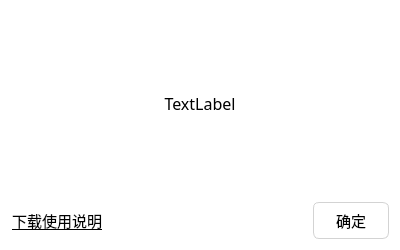
<?xml version="1.0" encoding="UTF-8"?>
<ui version="4.0">
 <class>DialogWithOneButn</class>
 <widget class="QDialog" name="DialogWithOneButn">
  <property name="geometry">
   <rect>
    <x>0</x>
    <y>0</y>
    <width>400</width>
    <height>250</height>
   </rect>
  </property>
  <property name="minimumSize">
   <size>
    <width>400</width>
    <height>250</height>
   </size>
  </property>
  <property name="font">
   <font>
    <family>微软雅黑</family>
   </font>
  </property>
  <property name="windowTitle">
   <string>注意</string>
  </property>
  <property name="styleSheet">
   <string notr="true">QDialog{
background-color:white;
}

QPushButton{
background-color: white;
border-radius: 6px;
border-style:solid;
border-width:1px;
border-color:lightGray;
color:black;
padding:6px;
}

QPushButton:hover{
color:rgb(0, 120, 215);
border-color:rgb(0, 120, 215);
}

QPushButton:pressed{
color:rgb(0, 120, 215);
border-color:rgb(0, 120, 215);
border-width:2px;
}</string>
  </property>
  <layout class="QVBoxLayout" name="verticalLayout">
   <item>
    <widget class="QLabel" name="label">
     <property name="sizePolicy">
      <sizepolicy hsizetype="Preferred" vsizetype="Expanding">
       <horstretch>0</horstretch>
       <verstretch>0</verstretch>
      </sizepolicy>
     </property>
     <property name="font">
      <font>
       <family>微软雅黑</family>
       <pointsize>12</pointsize>
      </font>
     </property>
     <property name="text">
      <string>TextLabel</string>
     </property>
     <property name="alignment">
      <set>Qt::AlignCenter</set>
     </property>
    </widget>
   </item>
   <item>
    <layout class="QHBoxLayout" name="horizontalLayout">
     <item>
      <widget class="QPushButton" name="url">
       <property name="sizePolicy">
        <sizepolicy hsizetype="Fixed" vsizetype="Fixed">
         <horstretch>0</horstretch>
         <verstretch>0</verstretch>
        </sizepolicy>
       </property>
       <property name="font">
        <font>
         <family>微软雅黑</family>
         <pointsize>11</pointsize>
         <underline>true</underline>
        </font>
       </property>
       <property name="styleSheet">
        <string notr="true">QPushButton{
background-color: transparent;
border-color:transparent;
padding:0px;
color:black;
}

QPushButton:hover{
color:rgb(0,120,215);
}</string>
       </property>
       <property name="text">
        <string>下载使用说明</string>
       </property>
      </widget>
     </item>
     <item>
      <spacer name="horizontalSpacer">
       <property name="orientation">
        <enum>Qt::Horizontal</enum>
       </property>
       <property name="sizeHint" stdset="0">
        <size>
         <width>40</width>
         <height>20</height>
        </size>
       </property>
      </spacer>
     </item>
     <item>
      <widget class="QPushButton" name="pushButton">
       <property name="font">
        <font>
         <family>微软雅黑</family>
         <pointsize>11</pointsize>
        </font>
       </property>
       <property name="text">
        <string>    确定    </string>
       </property>
      </widget>
     </item>
    </layout>
   </item>
  </layout>
 </widget>
 <resources/>
 <connections/>
</ui>
